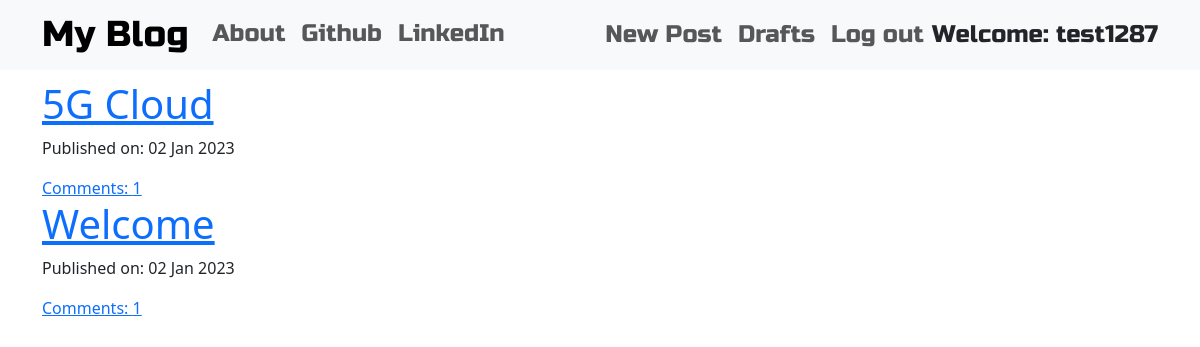
The app's page / (signed in) with its own data.
### blog/models.py (models this page shows, shortened)
class Post(models.Model):
    author = models.ForeignKey('auth.User',on_delete=models.CASCADE)
    title = models.CharField(max_length=200)
    text = models.TextField()
    create_date = models.DateTimeField(default=django.utils.timezone.now)
    published_date = models.DateTimeField(blank=True,null=True)
    def approve_comments(self):
        return self.comments.filter(approved_comment=True)

### blog/views.py (the view)
# urls.py: path("",views.PostListView.as_view(),name='post_list'),
class PostListView(ListView):
    model = Post
    def get_queryset(self):
        return Post.objects.filter(published_date__lte=django.utils.timezone.now()).order_by('-published_date')

### blog/templates/blog/post_list.html
{% extends 'blog/base.html' %}
{% block content %}
<div class="centerstage">
    {% for post in post_list %}
    <div class="post">
        <h1><a href="{% url 'post_detail' pk=post.pk %}">{{ post.title }}</a></h1>
        <div class="date">
            <p>Published on: {{ post.published_date|date:"d M Y" }}</p>
        </div>
        <a href="{% url 'post_detail' pk=post.pk %}">Comments: {{ post.approve_comments.count }}</a>
    </div>
    {% endfor %}
</div>
{% endblock %}

### blog/templates/blog/base.html (shortened to what this page needs)
<!DOCTYPE html>
{% load static %}
<html lang="en">
<head>
    <link href="https://cdn.jsdelivr.net/npm/bootstrap@5.3.0-alpha1/dist/css/bootstrap.min.css" rel="stylesheet">
    <link rel="stylesheet" href="https://cdn.jsdelivr.net/npm/bootstrap-icons@1.7.2/font/bootstrap-icons.css">
    <link rel="stylesheet" href="//cdn.jsdelivr.net/npm/medium-editor@latest/dist/css/medium-editor.min.css" type="text/css" media="screen" charset="utf-8">
    <link rel="stylesheet" href="{% static 'css/blog.css' %}">
</head>
<body>
    <nav class="navbar navbar-expand-lg navbar-light bg-light techfont">
        <div class="container">
            <div class="collapse navbar-collapse">
                <ul class="navbar-nav mr-auto">
                    <li><a class="navbar-brand bigbrand" href="{% url 'post_list' %}">My Blog</a></li>
                    <li><a class="nav-link" href="{% url 'about' %}">About</a></li>
                    <li><a class="nav-link" href="https://www.github.com">Github</a></li>
                    <li><a class="nav-link" href="https://www.linkedin.com">LinkedIn</a></li>
                </ul>
            </div>
            <div class="navbar-nav align-items-center ml-auto">
                    {% if user.is_authenticated %}
                        <a class="nav-item nav-link" href="{% url 'post_new' %}">New Post</a>
                        <a class="nav-item nav-link" href="{% url 'post_draft_list' %}">Drafts</a>
                        <a class="nav-item nav-link" href="{% url 'logout' %}">Log out</a>
                        <a >Welcome: {{ user.username }}</a>
                    {% else %}
                        <a class="nav-item nav-link" href="{% url 'login' %}" aria-label="Login">
                            <i class="bi bi-person-circle fa-xs"></i></a>
                        <!-- <a class="nav-item nav-link" href="{% url 'login' %}" aria-label="Login">
                            <span class="fa fa-user" aria-hidden="true"></span></a> -->
                    {% endif %}
                </div>
        </div>
    </nav>
    <div class="content container">
        <div class="row">
            <div class="col-md-8">
                <div class="blog_posts">
                    {% block content %}
                    {% endblock %}
                </div>
            </div>
        </div>
    </div>
</body>
</html>

### blog/static/css/blog.css (style rules this page uses)
.techfont { font-family: 'Russo One', sans-serif; font-size: 1.5em; margin-bottom: 10px; }
.bigbrand { font-size: 1.5em; }
.centerstage { margin-left: auto; margin-right: auto; }

### records on screen
Post: title "5G Cloud", published_date "02 Jan 2023", approve_comments.count "1"
Post: title "Welcome", published_date "02 Jan 2023", approve_comments.count "1"

### other values on screen
{{ user.username }} "test1287"
